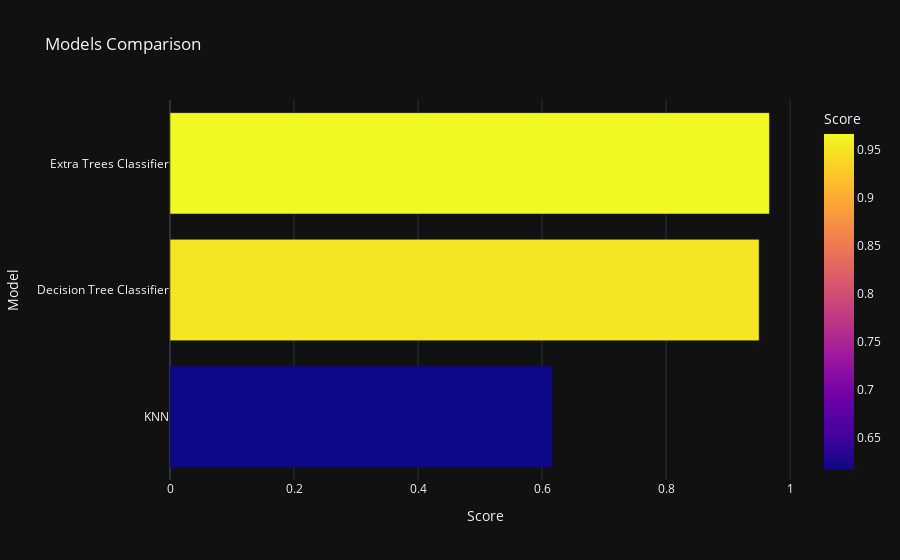

The notebook cell saved with this chart:
### Code cell
px.bar(data_frame = models, x = 'Score', y = 'Model', color = 'Score', template = 'plotly_dark', 
       title = 'Models Comparison')

### Figure 1 — Plotly figure (JSON) as saved in the notebook; plotly's stock layout.template omitted (floating-point values rounded to 4 significant figures)
{"data": [{"alignmentgroup": "True", "hovertemplate": "Score=%{marker.color}<br>Model=%{y}<extra></extra>", "legendgroup": "", "marker": {"color": [0.6167, 0.95, 0.9667], "coloraxis": "coloraxis", "pattern": {"shape": ""}}, "name": "", "offsetgroup": "", "orientation": "h", "showlegend": false, "textposition": "auto", "type": "bar", "x": [0.6167, 0.95, 0.9667], "xaxis": "x", "y": ["KNN", "Decision Tree Classifier", "Extra Trees Classifier"], "yaxis": "y"}], "layout": {"barmode": "relative", "coloraxis": {"colorbar": {"title": {"text": "Score"}}, "colorscale": [[0, "#0d0887"], [0.1111, "#46039f"], [0.2222, "#7201a8"], [0.3333, "#9c179e"], [0.4444, "#bd3786"], [0.5556, "#d8576b"], [0.6667, "#ed7953"], [0.7778, "#fb9f3a"], [0.8889, "#fdca26"], [1, "#f0f921"]]}, "legend": {"tracegroupgap": 0}, "title": {"text": "Models Comparison"}, "xaxis": {"anchor": "y", "domain": [0, 1], "title": {"text": "Score"}}, "yaxis": {"anchor": "x", "domain": [0, 1], "title": {"text": "Model"}}}}
